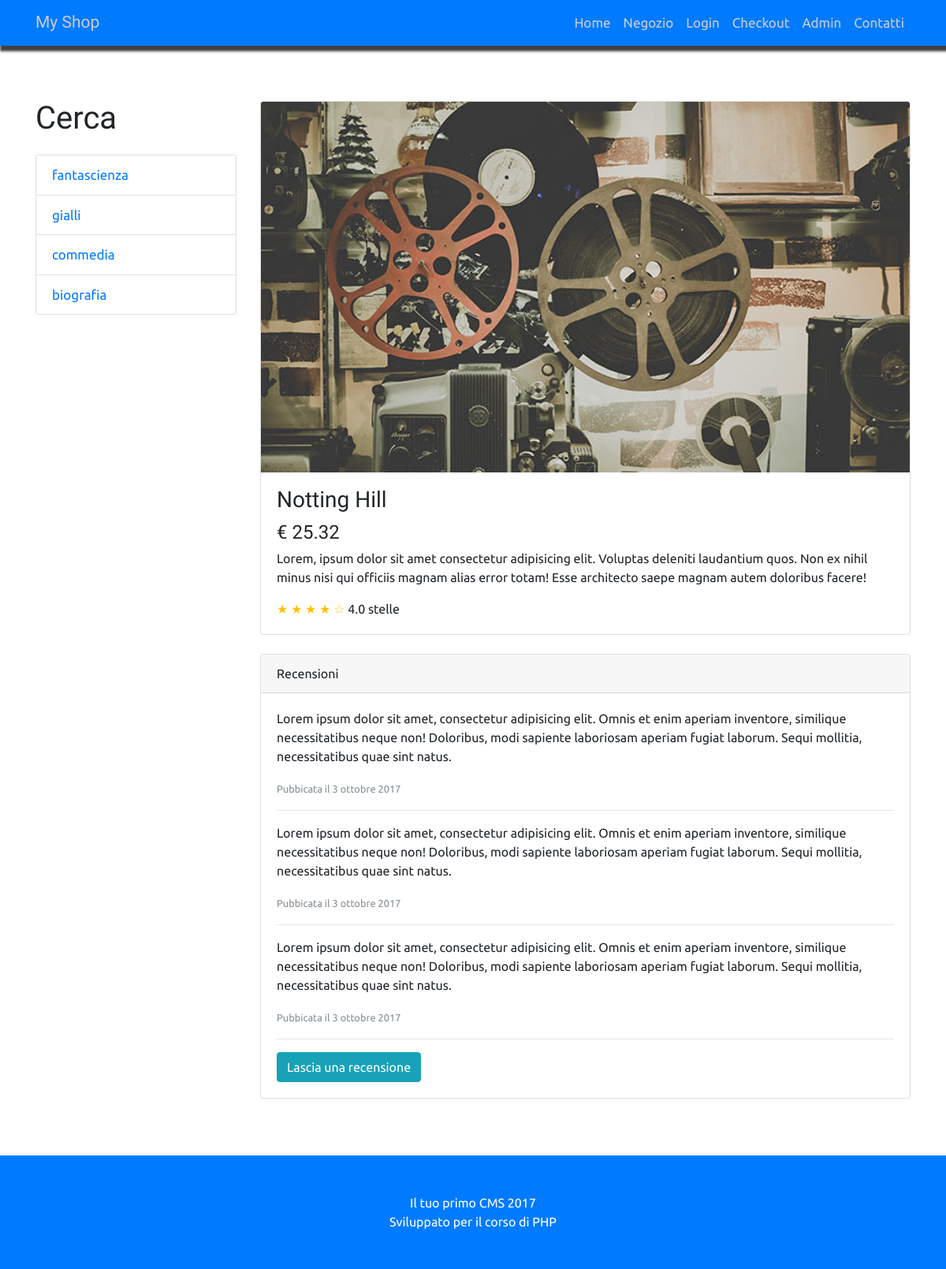
The page /ECOMM/public/prodotto.php?id=3 on the database its author committed.
### tables this page shows
CREATE TABLE `categorie` (
  `id_cat` int(11) NOT NULL,
  `nome_cat` varchar(255) NOT NULL
);

CREATE TABLE `prodotti` (
  `id_prodotto` int(11) NOT NULL,
  `nome_prodotto` varchar(255) NOT NULL,
  `descr_prodotto` varchar(255) NOT NULL,
  `prezzo` float NOT NULL,
  `cat_prodotto` int(11) NOT NULL,
  `immagine` text NOT NULL
);

### ECOMM/public/prodotto.php (the view, shortened to what this page needs)
<?php include(FRONT_END . DS . 'header.php'); ?>
    <div class="container my-5">
      <div class="row">
      <?php include(FRONT_END . DS . 'sidebar.php'); ?>
        <?php
          $pdtSingolo = query("SELECT * FROM prodotti WHERE id_prodotto = {$_GET['id']}");
          while($row = fetch_array($pdtSingolo)):
        ?>
        <div class="col-lg-9">
          <div class="card mt-4">
            <img class="card-img-top img-fluid" src="../risorse/<?php echo $row['immagine']; ?>" alt="">
            <div class="card-body">
              <h3 class="card-title"><?php echo $row['nome_prodotto']; ?></h3>
              <h4>€ <?php echo $row['prezzo']; ?></h4>
              <p class="card-text"><?php echo $row['descr_prodotto']; ?></p>
              <span class="text-warning">&#9733; &#9733; &#9733; &#9733; &#9734;</span>
              4.0 stelle
            </div>
          </div>
          <div class="card card-outline-secondary my-4">
            <div class="card-header">
              Recensioni
            </div>
            <div class="card-body">
              <p>Lorem ipsum dolor sit amet, consectetur adipisicing elit. Omnis et enim aperiam inventore, similique necessitatibus neque non! Doloribus, modi sapiente laboriosam aperiam fugiat laborum. Sequi mollitia, necessitatibus quae sint natus.</p>
              <small class="text-muted">Pubbicata il 3 ottobre 2017</small>
              <hr>
              <p>Lorem ipsum dolor sit amet, consectetur adipisicing elit. Omnis et enim aperiam inventore, similique necessitatibus neque non! Doloribus, modi sapiente laboriosam aperiam fugiat laborum. Sequi mollitia, necessitatibus quae sint natus.</p>
              <small class="text-muted">Pubbicata il 3 ottobre 2017</small>
              <hr>
              <p>Lorem ipsum dolor sit amet, consectetur adipisicing elit. Omnis et enim aperiam inventore, similique necessitatibus neque non! Doloribus, modi sapiente laboriosam aperiam fugiat laborum. Sequi mollitia, necessitatibus quae sint natus.</p>
              <small class="text-muted">Pubbicata il 3 ottobre 2017</small>
              <hr>
              <a href="#" class="btn btn-info">Lascia una recensione</a>
            </div>
          </div>
        </div>
          <?php endwhile ?>
      </div>
    </div>
    <?php include(FRONT_END . DS . 'footer.php'); ?>

### ECOMM/risorse/funzioni.php (shortened to what this page needs)
<?php
function query($sql){
  global $connessione;
  return mysqli_query($connessione,$sql);
}
function fetch_array($risultato){
  return mysqli_fetch_array($risultato);
}
function mostraCategorie(){
  $ricercaCategorie = query("SELECT * FROM categorie");
  while($row = fetch_array($ricercaCategorie)){
    $categorie = <<<STRINGA_CAT
      <a href='categorie.php?id={$row['id_cat']}' class='list-group-item'>{$row['nome_cat']}</a>
    STRINGA_CAT;
    echo $categorie;
  }
}

### ECOMM/public/css/custom.css (style rules this page uses)
body { padding-top: 54px; font-family: Ubuntu, sans-serif; }
h1,h2,h3,h4,h5,h6 { font-family: Prompt, sans-serif; }
a { font-size: 17px }
@media (min-width: 992px) { body { padding-top: 56px; } }

### rows shown on the page
categorie: nome_cat "fantascienza"
categorie: nome_cat "gialli"
categorie: nome_cat "commedia"
categorie: nome_cat "biografia"
prodotti: immagine (picture), nome_prodotto "Notting Hill", prezzo "25.32", descr_prodotto "Lorem, ipsum dolor sit amet consectetur adipisicing elit. Voluptas deleniti laudantium quos. Non ex nihil minus nisi qui officiis magnam alias error totam! Esse architecto saepe magnam autem doloribus facere!"
